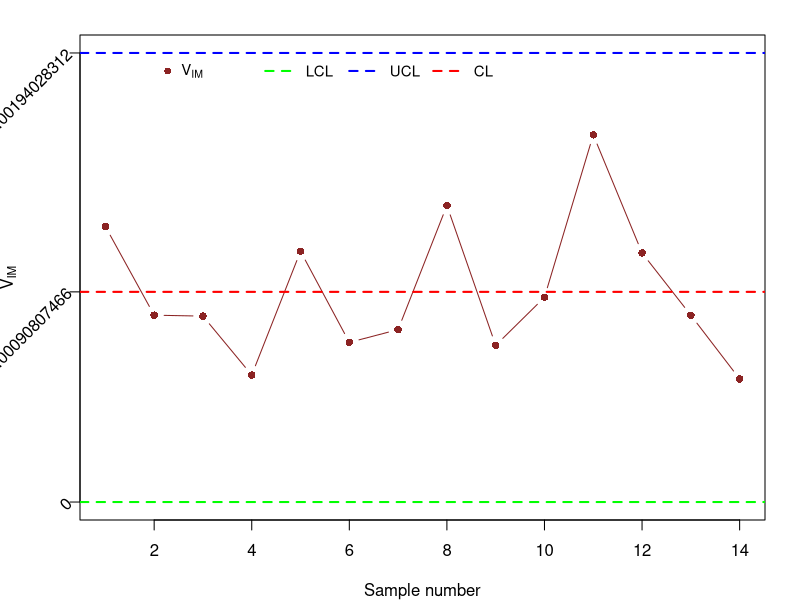

R code for this plot:
#tiff("Figure.tiff", units="in", width=4.5, height=4.5, res=300)
set.seed(558)

t=1:14
n=7

W1=0
W2=2.1367

x<-c(22.2,23,24,28.6,21.8,17,26,23.2,18.9,21.9,27.3,13.8,24,20.1,15.7,26.8,27.9,15.3,28.8,16,23.6,53.8,21.7,28.8,17,16.5,15.7,28,13.3,16.5,24.2,17.6,27.8,18.3,17.7,20,13.2,16.9,14.9,15.5,7,15.8,15,38.3,11.2,38.2,26.7,17.1,29,18.3,18.4,18.2,15.9,16.4,23.6,19.2,23.3,20.4,20.9,28.5,23.2,17.9,46.1,39.3,11.8,17.7,30.9,22.4,45,18.2,30.2,21.8,18.2,23,27.2,10.9,25.5,12.4,39.9,17.7,26.3,14.1,21,11.2,10.8,25.7,32.4,13.6,19.1,16.1,53.3,57.3,36.5,19.7,20.8,30.8,20,39.6)


r<- matrix(x, nrow = 7, ncol=14)
s=c()
for(i in 1:14){
  r[,i]<-sample(x,7,replace = T)
  s[i]<-((3*7)^-1)*sum(r[,i]^-2)
}


#VIM control limits

UCL=W2*mean(s)
CL=mean(s)
LCL=W1*mean(s)


#VIM control chart
par(mar=c(4,4,1.75,1.75))
plot((s),type ="b",ylim=c(LCL-.091328e-09,UCL+.251328e-09),xlim=c(1,14),ylab = expression('V'[IM]),xlab = "Sample number",col="brown4",pch=16,yaxt="n")

ytick<-c(round(LCL,11),round(CL,11),round(UCL,11))
axis(side=2, at=ytick, labels = FALSE)
text(par("usr")[1], ytick,  
     labels = ytick, srt = 45, pos = 2, xpd = TRUE)


abline(h =mean(s) , col = "red", lty = 2, lwd = 2)
abline(h=LCL,col="green",lwd=2,lty=2)
abline(h=UCL,col="blue",lwd=2,lty=2)


legend(2,UCL+.291328e-09,legend =expression('V'[IM]) ,pch = 16,bty = "n",cex = 0.9,col ="brown4")
legend(4,UCL+.291328e-09,
       c(expression('LCL'),
         expression('UCL'),
         expression('CL')),
       col = c("green","blue","red"),
       lwd = c(2,2,2),lty = c(2,2,2), bty = "n",horiz = T,cex = 0.9)

#dev.off()
